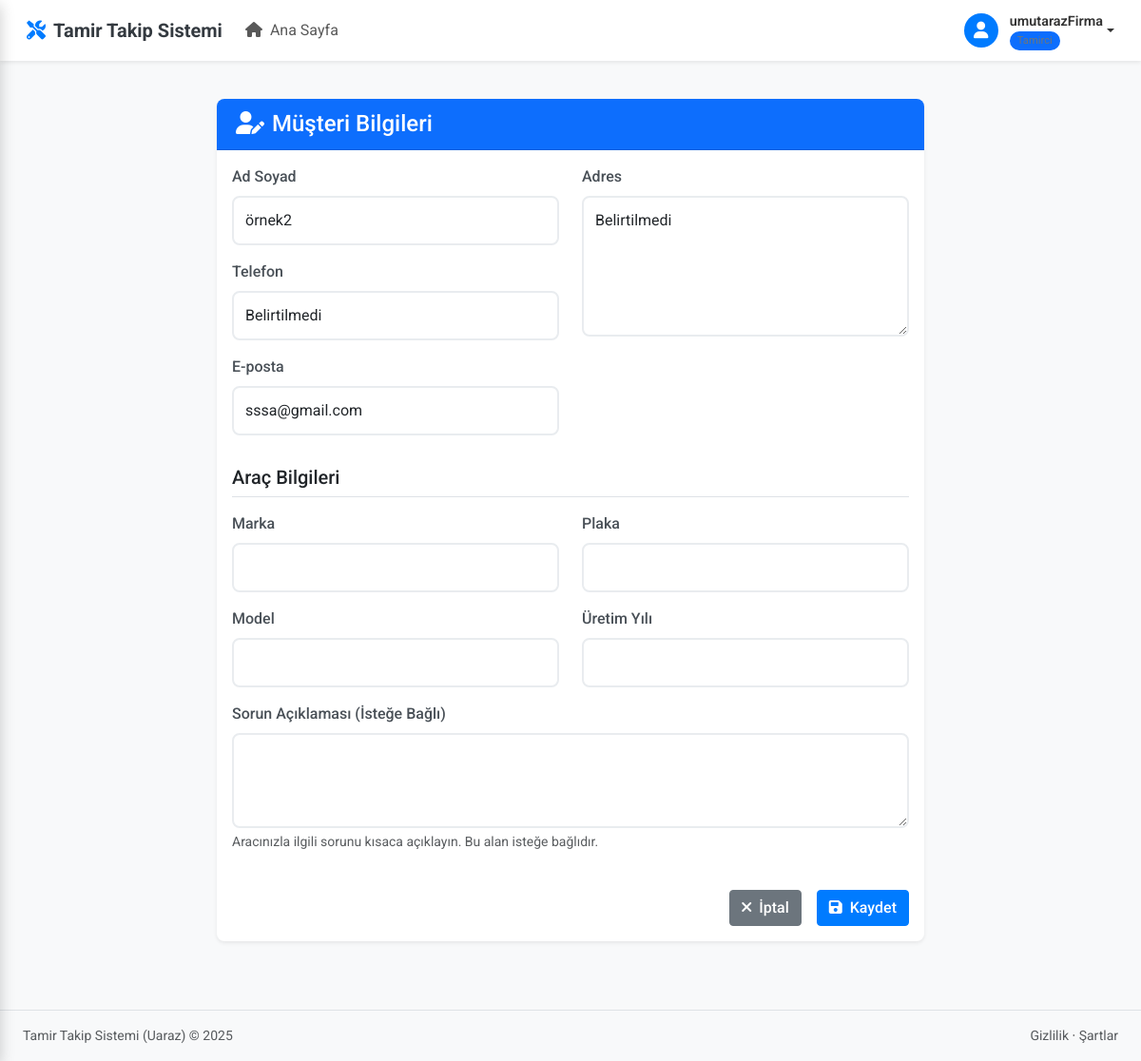
The app's page /musteri-guncelle/1/ (signed in) with its own data.
### core/models.py (models this page shows, shortened)
class Musteri(models.Model):
    user = models.ForeignKey(User, on_delete=models.CASCADE, null=True, blank=True, default=None)
    ad = models.CharField(max_length=255)
    telefon = models.CharField(max_length=20)
    adres = models.TextField()
    email = models.EmailField(unique=True, blank=True, null=True)

### core/views.py (the view)
# urls.py: path('musteri-guncelle/<int:pk>/', login_required(tamirci_required(musteri_guncelle)), name='musteri_guncelle'),
def musteri_guncelle(request, pk):
    musteri = Musteri.objects.get(id=pk)
    if request.method == "POST":
        form = MusteriForm(request.POST, instance=musteri)
        if form.is_valid():
            form.save()
            return redirect('musteri_list')
    else:
        form = MusteriForm(instance=musteri)
    return render(request, 'core/musteri_form.html', {'form': form})

### core/forms.py
class MusteriForm(forms.ModelForm):
    email = forms.EmailField(required=False, label="E-posta")
    marka = forms.CharField(max_length=100, required=True, label="Araç Markası")
    model = forms.CharField(max_length=100, required=True, label="Araç Modeli")
    plaka = forms.CharField(max_length=20, required=True, label="Plaka")
    uretim_yili = forms.IntegerField(required=True, label="Üretim Yılı")
    sorun_aciklama = forms.CharField(widget=forms.Textarea, required=False, label="Araç Sorunu")
    class Meta:
        model = Musteri
        fields = ['ad', 'telefon', 'email', 'adres', 'marka', 'model', 'plaka', 'uretim_yili', 'sorun_aciklama']
    def __init__(self, *args, **kwargs):
        super().__init__(*args, **kwargs)
        self.helper = FormHelper()
        self.helper.form_method = "post"
        self.helper.add_input(Submit("submit", "Kaydet"))

### core/urls.py (called while the page is built)
def is_tamirci(user):
    return hasattr(user, 'profile') and user.profile.user_type == 'tamirci'

### core/templates/core/musteri_form.html (shortened to what this page needs)
{% extends 'core/base.html' %}
{% load static %}
{% block content %}
<div class="container-fluid py-4">
    <div class="row justify-content-center">
        <div class="col-md-8">
            <div class="card border-0 shadow-sm">
                <div class="card-header bg-primary text-white">
                    <h4 class="mb-0"><i class="fas fa-user-edit me-2"></i>{{ title|default:"Müşteri Bilgileri" }}</h4>
                </div>
                <div class="card-body">
                    <form method="post" class="needs-validation" novalidate>
                        <div class="row mb-3">
                            <div class="col-md-6">
                                <div class="form-group mb-3">
                                    <label for="{{ form.ad.id_for_label }}" class="form-label">Ad Soyad</label>
                                    <input type="text" name="{{ form.ad.name }}" id="{{ form.ad.id_for_label }}" class="form-control {% if form.ad.errors %}is-invalid{% endif %}" value="{{ form.ad.value|default:'' }}" required>
                                </div>
                                <div class="form-group mb-3">
                                    <label for="{{ form.telefon.id_for_label }}" class="form-label">Telefon</label>
                                    <input type="tel" name="{{ form.telefon.name }}" id="{{ form.telefon.id_for_label }}" class="form-control {% if form.telefon.errors %}is-invalid{% endif %}" value="{{ form.telefon.value|default:'' }}" required>
                                </div>
                                <div class="form-group mb-3">
                                    <label for="{{ form.email.id_for_label }}" class="form-label">E-posta</label>
                                    <input type="email" name="{{ form.email.name }}" id="{{ form.email.id_for_label }}" class="form-control {% if form.email.errors %}is-invalid{% endif %}" value="{{ form.email.value|default:'' }}">
                                </div>
                            </div>
                            <div class="col-md-6">
                                <div class="form-group mb-3">
                                    <label for="{{ form.adres.id_for_label }}" class="form-label">Adres</label>
                                    <textarea name="{{ form.adres.name }}" id="{{ form.adres.id_for_label }}" class="form-control {% if form.adres.errors %}is-invalid{% endif %}" rows="5" required>{{ form.adres.value|default:'' }}</textarea>
                                </div>
                            </div>
                        </div>
                        <h5 class="border-bottom pb-2 mb-3">Araç Bilgileri</h5>
                        <div class="row">
                            <div class="col-md-6">
                                <div class="form-group mb-3">
                                    <label for="{{ form.marka.id_for_label }}" class="form-label">Marka</label>
                                    <input type="text" name="{{ form.marka.name }}" id="{{ form.marka.id_for_label }}" class="form-control {% if form.marka.errors %}is-invalid{% endif %}" value="{{ form.marka.value|default:'' }}" required>
                                </div>
                                <div class="form-group mb-3">
                                    <label for="{{ form.model.id_for_label }}" class="form-label">Model</label>
                                    <input type="text" name="{{ form.model.name }}" id="{{ form.model.id_for_label }}" class="form-control {% if form.model.errors %}is-invalid{% endif %}" value="{{ form.model.value|default:'' }}" required>
                                </div>
                            </div>
                            <div class="col-md-6">
                                <div class="form-group mb-3">
                                    <label for="{{ form.plaka.id_for_label }}" class="form-label">Plaka</label>
                                    <input type="text" name="{{ form.plaka.name }}" id="{{ form.plaka.id_for_label }}" class="form-control {% if form.plaka.errors %}is-invalid{% endif %}" value="{{ form.plaka.value|default:'' }}" required>
                                </div>
                                <div class="form-group mb-3">
                                    <label for="{{ form.uretim_yili.id_for_label }}" class="form-label">Üretim Yılı</label>
                                    <input type="number" name="{{ form.uretim_yili.name }}" id="{{ form.uretim_yili.id_for_label }}" class="form-control {% if form.uretim_yili.errors %}is-invalid{% endif %}" value="{{ form.uretim_yili.value|default:'' }}" required>
                                </div>
                            </div>
                            <div class="col-12">
                                <div class="form-group mb-3">
                                    <label for="{{ form.sorun_aciklama.id_for_label }}" class="form-label">Sorun Açıklaması (İsteğe Bağlı)</label>
                                    <textarea name="{{ form.sorun_aciklama.name }}" id="{{ form.sorun_aciklama.id_for_label }}" class="form-control " rows="3"></textarea>
                                    <div class="form-text">Aracınızla ilgili sorunu kısaca açıklayın. Bu alan isteğe bağlıdır.</div>
                                </div>
                            </div>
                        </div>
                        <div class="d-grid gap-2 d-md-flex justify-content-md-end mt-4">
                            {% if not is_portal %}
                            <a href="{% url 'musteri_list' %}" class="btn btn-secondary me-md-2">
                                <i class="fas fa-times me-1"></i> İptal
                            </a>
                            {% endif %}
                            <button type="submit" class="btn btn-primary">
                                <i class="fas fa-save me-1"></i> Kaydet
                            </button>
                        </div>
                    </form>
                </div>
            </div>
        </div>
    </div>
</div>
{% endblock %}

### core/templates/core/base.html (shortened to what this page needs)
{% load static %}
<!DOCTYPE html>
<html lang="tr">
<head>
    <link href="https://cdn.jsdelivr.net/npm/bootstrap@5.3.0-alpha1/dist/css/bootstrap.min.css" rel="stylesheet">
    <link rel="stylesheet" href="https://cdnjs.cloudflare.com/ajax/libs/font-awesome/6.0.0/css/all.min.css">
    <link rel="stylesheet" href="{% static 'core/css/style.css' %}">
    <link rel="stylesheet" href="{% static 'core/css/musteri_portal.css' %}">
</head>
<body>
    <div class="content-wrapper {% if request.user_agent.is_mobile %}expanded{% endif %}">
        <nav class="navbar navbar-expand-lg navbar-light bg-white fixed-top {% if request.user_agent.is_mobile %}sidebar-collapsed{% endif %}">
            <div class="container-fluid">
                <a class="navbar-brand" href="#">
                    <i class="fas fa-tools me-2"></i>
                    <span class="fw-bold">Tamir Takip Sistemi</span>
                </a>
                <div class="collapse navbar-collapse" id="navbarNav">
                    <ul class="navbar-nav me-auto">
                        {% if not user.is_authenticated or user.profile.user_type == 'tamirci' %}
                        <li class="nav-item">
                            <a class="nav-link {% if request.path == '/home/' %}active{% endif %}" href="{% url 'home' %}">
                                <i class="fas fa-home me-1"></i> Ana Sayfa
                            </a>
                        </li>
                        {% endif %}
                    </ul>
                </div>
                <div class="d-flex align-items-center">
                    {% if user.is_authenticated %}
                    <div class="user-menu dropdown">
                        <a href="#" class="dropdown-toggle" id="userDropdown">
                            <div class="user-image">
                                <i class="fas fa-user"></i>
                            </div>
                            <div class="user-info d-none d-sm-flex">
                                <span class="user-name">{{ user.username }}</span>
                                <span class="user-role">
                                    {% if user.profile.user_type == 'tamirci' %}
                                    <span class="user-badge bg-primary">Tamirci</span>
                                    {% else %}
                                    <span class="user-badge bg-success">Müşteri</span>
                                    {% endif %}
                                </span>
                            </div>
                        </a>
                    </div>
                    {% endif %}
                </div>
            </div>
        </nav>
        <main class="py-4">
            <div class="container-fluid px-4">
                {% block content %}{% endblock %}
            </div>
        </main>
        <footer class="bg-light py-3 mt-auto border-top">
            <div class="container-fluid px-4">
                <div class="d-flex align-items-center justify-content-between small">
                    <div class="text-muted">Tamir Takip Sistemi (Uaraz) &copy; 2025</div>
                    <div>
                        <a href="#" class="text-decoration-none text-muted">Gizlilik</a>
                        &middot;
                        <a href="#" class="text-decoration-none text-muted">Şartlar</a>
                    </div>
                </div>
            </div>
        </footer>
    </div>
</body>
</html>

### core/static/core/css/style.css (style rules this page uses)
body { font-family: 'Roboto', sans-serif; background-color: #f8f9fa; color: #333; overflow-x: hidden; transition: padding-left 0.3s ease; }
.content-wrapper { margin-left: 280px; transition: margin-left 0.3s cubic-bezier(0.25, 0.8, 0.25, 1); min-height: 100vh; padding-top: 56px; animation: fadeIn 0.3s ease; }
.content-wrapper.expanded { margin-left: 0; }
.navbar { padding: 0.75rem 1rem; box-shadow: 0 0.125rem 0.25rem rgba(0, 0, 0, 0.075); position: fixed; top: 0; right: 0; left: 0; z-index: 1030; transition: left 0.3s cubic-bezier(0.25, 0.8, 0.25, 1); }
.navbar-brand { font-weight: 600; display: flex; align-items: center; color: #343a40; }
.navbar-brand i { color: #007bff; font-size: 1.25rem; }
.user-menu { position: relative; }
.user-menu .dropdown-toggle { display: flex; align-items: center; text-decoration: none; color: #333; }
.user-menu .user-image { width: 36px; height: 36px; border-radius: 50%; margin-right: 0.75rem; display: flex; align-items: center; justify-content: center; background-color: #007bff; color: #fff; font-size: 1.1rem; }
.user-menu .user-info { display: flex; flex-direction: column; }
.user-menu .user-name { font-weight: 600; font-size: 0.9rem; }
.user-menu .user-role { font-size: 0.75rem; color: #6c757d; }
.user-badge { font-size: 0.7rem; padding: 0.2rem 0.5rem; border-radius: 10px; }
.card { border-radius: 0.5rem; box-shadow: 0 0.125rem 0.25rem rgba(0, 0, 0, 0.075); margin-bottom: 1.5rem; border: none; transition: transform 0.3s ease, box-shadow 0.3s ease; }
.card-header { border-top-left-radius: 0.5rem !important; border-top-right-radius: 0.5rem !important; background-color: #f8f9fa; border-bottom: 1px solid rgba(0, 0, 0, 0.125); padding: 0.75rem 1.25rem; }
.form-control { border: 2px solid #e9ecef; border-radius: 8px; padding: 12px; transition: all 0.3s ease; }
.form-label { font-weight: 500; margin-bottom: 0.5rem; color: #495057; }
.btn { border-radius: 0.25rem; font-weight: 500; }
.btn-primary { background-color: #007bff; border-color: #007bff; }
:root { --light-theme-bg: #f8f9fa; --light-theme-text: #333; --dark-theme-bg: #1a1d20; --dark-theme-text: #f8f9fa; }

### records on screen
Musteri: ad "örnek2", telefon "Belirtilmedi", email "sssa@gmail.com", adres "Belirtilmedi"

### other values on screen
{{ user.username }} "umutarazFirma"
{{ title|default:"Müşteri Bilgileri" }} "Müşteri Bilgileri"
